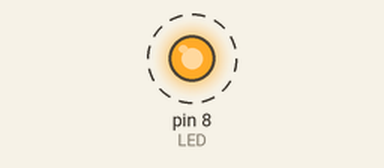
A sketch run on a simulated Arduino Uno, built with avr-gcc and run on an emulated ATmega328P. Shown: output pins drawn as LEDs (lit = HIGH). Dashed ring = blinking.

Above: at 0.5 s.
Timing chart, 0 to 4.6 s (numbered marks = the images above):
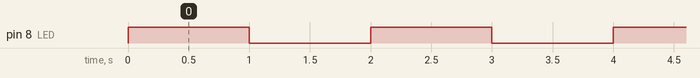

The sketch:

simples_piscapisca.ino
```cpp
// Define a que pino está conectado o LED
#define LED 8

// Variável onde fica armazenado um a temporização
int temporizacao = 1000;

/*** Função onde é inicializado o programa ***/
void setup()
{
  // Indica que o pino onde está conectado o LED irá sair energia
  pinMode(LED, OUTPUT);
}

/*** Função que irá ser repetida infinitamente ***/
void loop()
{
  // Liga o LED
  digitalWrite(LED, HIGH);
  //Mantém o LED ligado durante a temporização definida
  delay(1000);

  // Desliga o LED
  digitalWrite(LED, LOW);
  //Mantém o LED desligado durante a temporização definida
  delay(1000);
}
```

Measured:
- by itself, pin 8 (LED): alternates HIGH for 1.0 s and LOW for 1.0 s
